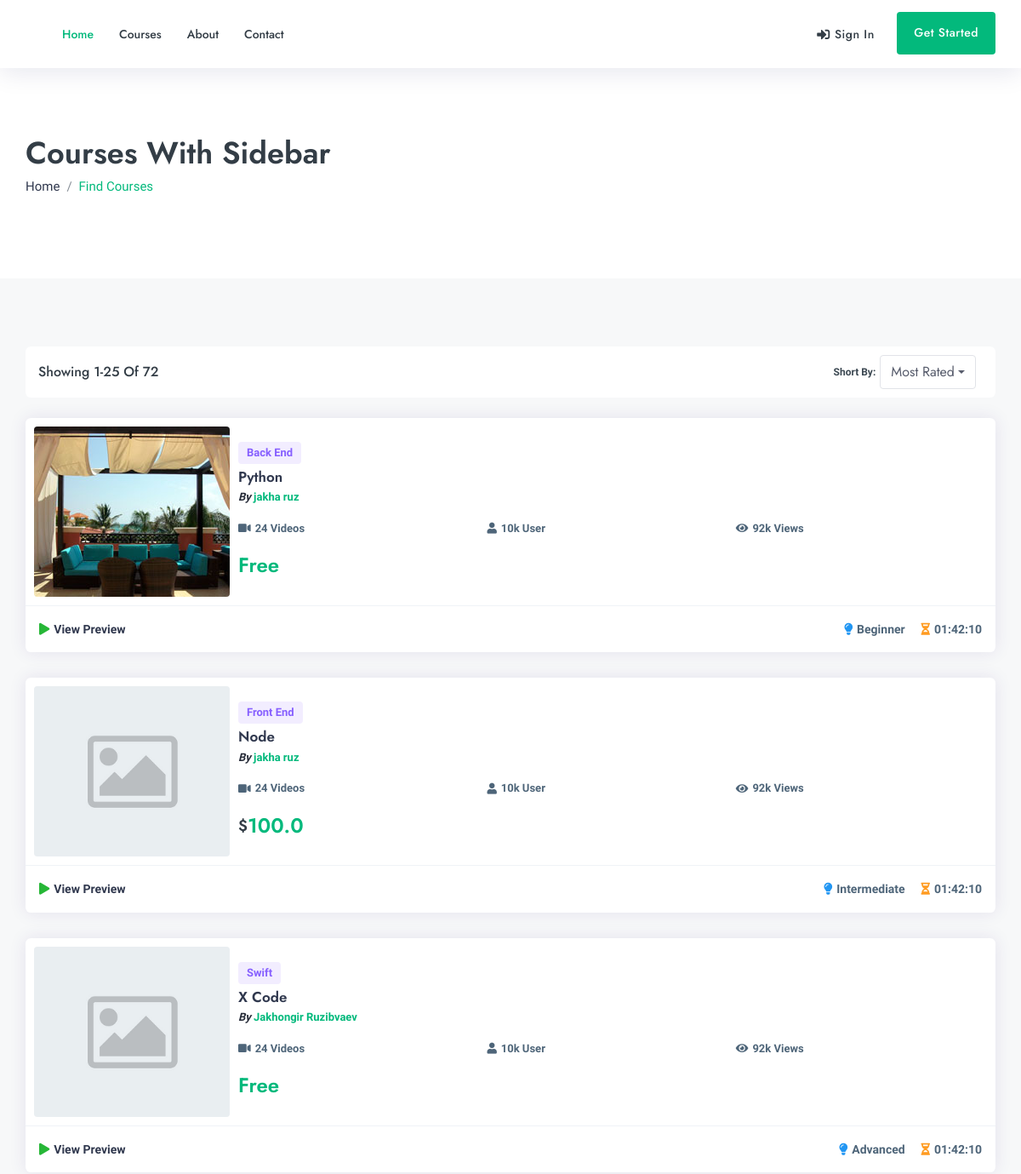
Before: /list-layout-with-sidebar/ (upper part) with the older database file.
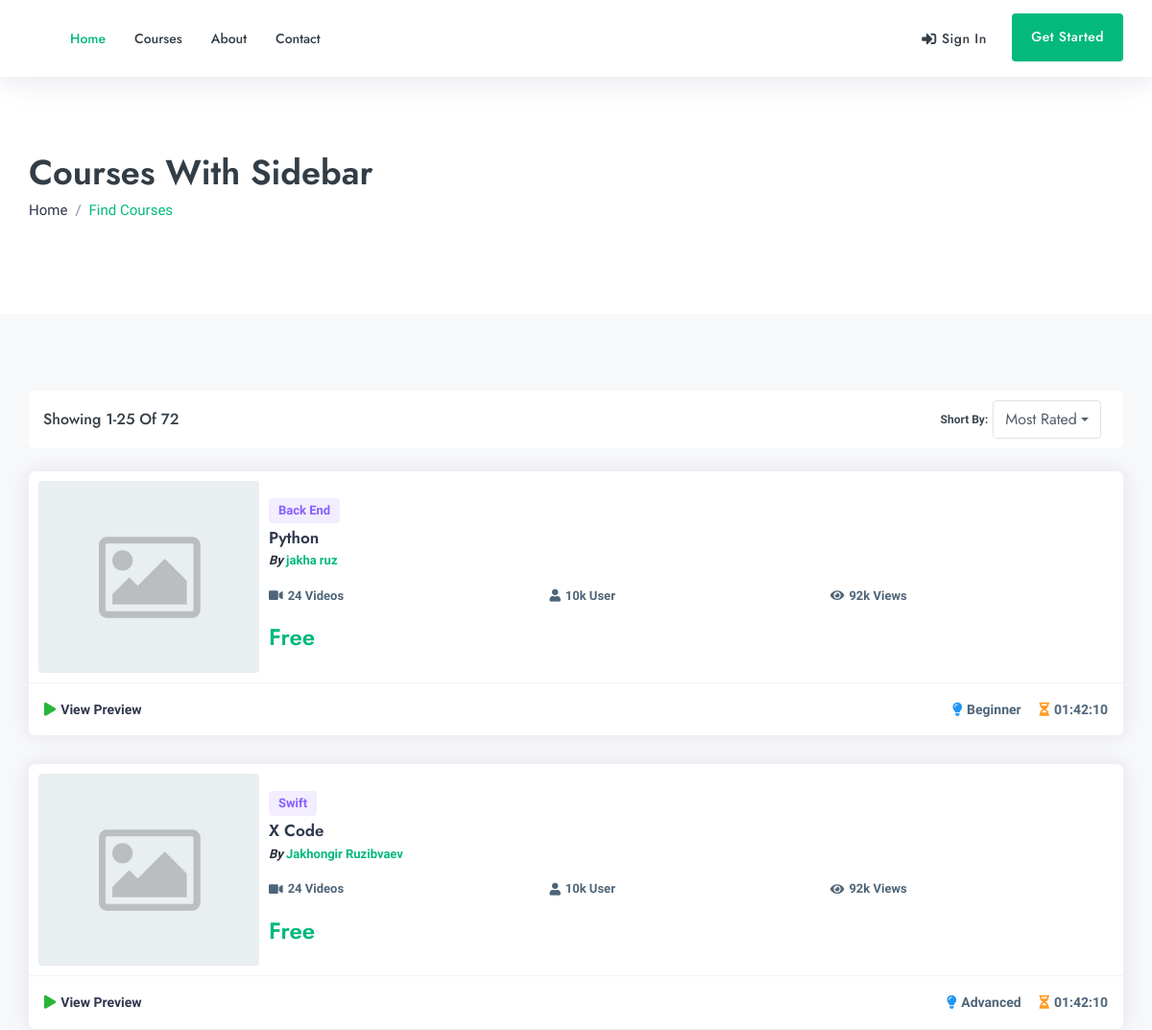
After: the same page with the newer database file.
### academy/models.py (models this page shows, shortened)
class Course(models.Model):
    categories = models.ForeignKey(Category, on_delete=models.CASCADE)
    title = models.CharField(max_length=100)
    description = models.TextField()
    rate = models.FloatField(default=0, validators=[
        MinValueValidator(0.0), MaxValueValidator(5.0)], editable=False)
    overview = models.TextField(blank=True, null=True)
    requirements = models.TextField(blank=True, null=True)
    level = models.CharField(max_length=100, blank=True, null=True, choices=[(
        'Beginner', 'Beginner'), ('Intermediate', 'Intermediate'), ('Advanced', 'Advanced')])
    course_include = models.TextField(blank=True, null=True)
    price = models.FloatField(default=0)
    preview_image = models.ImageField(
        upload_to='course_image/', blank=True, null=True, help_text='Image size should be at least 1200x800')
    author = models.ForeignKey(Instructor, on_delete=models.CASCADE)
    is_active = models.BooleanField(default=False)

class Category(models.Model):
    title = models.CharField(max_length=200)
    icon = models.CharField(
        max_length=25, help_text='https://www.w3schools.com/icons/fontawesome5_icons_alert.asp  https://fontawesome.ru/cheatsheet/\n\tExapmle: fa fa-code')
    number_of_courses = models.IntegerField(default=0)
    is_active = models.BooleanField(default=False)
    def get_image_preview(self):
        if self.icon:
            return mark_safe('<i class="%s"></i>' % self.icon)
        else:
            return 'Image not found'
    def get_count_of_courses_in_category(self):
        return Course.objects.filter(categories=self).count()
    get_image_preview.short_description = 'image'
    get_count_of_courses_in_category.short_description = 'Number of courses'
    number_of_courses = get_count_of_courses_in_category
    def __str__(self):
        return self.title

class Instructor(models.Model):
    firstname = models.CharField(max_length=150)
    lastname = models.CharField(max_length=150)
    email = models.EmailField(max_length=254)
    avatar = models.ImageField(upload_to='avatars/')
    short_description = models.TextField()
    tutor_rating = models.FloatField(default=0, validators=[
        MinValueValidator(0.0), MaxValueValidator(5.0)])
    instagram = models.URLField(blank=True)
    facebook = models.URLField(blank=True)
    linked_in = models.URLField(blank=True)
    git_hub = models.URLField(blank=True)
    portfolio = models.URLField(blank=True)
    registration_date = models.DateTimeField(default=datetime.now())
    def __str__(self):
        return self.firstname + ' ' + self.lastname

### academy/views.py (the view)
# urls.py: path('list-layout-with-sidebar/', views.ListLayoutWithSidebarListView.as_view(), name='list-layout-with-sidebar'),
class ListLayoutWithSidebarListView(ListView):
    model = Course
    template_name = 'academy/list-layout-with-sidebar.html'
    context_object_name = 'courses'
    pk_url_kwarg = 'pk'
    def get_queryset(self, **kwargs):
        return Course.objects.filter(is_active = True)
    def get_context_data(self, **kwargs):
        context = super().get_context_data(**kwargs)
        context['source'] = Source.objects.all()
        return context

### templates/academy/list-layout-with-sidebar.html (shortened to what the changed rows need)
{% extends "academy/base.html" %}
{% load static %}
{% block content %}
			<section class="page-title">
				<div class="container">
					<div class="row">
						<div class="col-lg-12 col-md-12">
							<div class="breadcrumbs-wrap">
								<h1 class="breadcrumb-title">Courses with Sidebar</h1>
							</div>
						</div>
					</div>
				</div>
			</section>
			<section class="gray">
				<div class="container">
					<div class="row">
						<div class="col-xl-12 col-lg-12 col-md-12 col-sm-12">
							<div class="row justify-content-center">
								{% for course in courses %}
									<div class="col-xl-12 col-lg-12 col-md-12 col-sm-12">
										<div class="crs_lt_2">
											<div class="crs_lt_boxes">
												<div class="crs_grid_list_thumb">
													<a href="{% url 'course-detail' course.id %}"><img src="{{course.preview_image.url}}" class="img-fluid rounded" alt=""></a>
												</div>
												<div class="crs_grid_list_caption">
													<div class="crs_lt_101">
														<span class="est st_7">{{course.categories}}</span>
													</div>
													<div class="crs_lt_102">
														<h4 class="crs_tit">
														<a href="{% url 'course-detail' course.id %}" class="crs_title_link">
															{{course.title}}
														</a>
														</h4>
														<span class="crs_auth"><i>By</i> {{course.author}}</span>
													</div>
													<div class="crs_lt_103">
														<div class="crs_info_detail">
															<ul>
																<li><i class="fa fa-video"></i><span>24 Videos</span></li>
																<li><i class="fa fa-user"></i><span>10k User</span></li>
																<li><i class="fa fa-eye"></i><span>92k Views</span></li>
															</ul>
														</div>
													</div>
													<div class="crs_flex">
														<div class="crs_fl_first">
															<div class="crs_price"><h2>
																{% if course.price != 0 %}
																	<span class="currency">$</span><span class="theme-cl">{{course.price}}</span>
																{% else %}
																	<span class="theme-cl">Free</span>
																{% endif %}
															</h2></div>
														</div>
													</div>
												</div>
											</div>
											<div class="lt_cr_footer">
												<div class="lt_cr_footer_first">
													<ul class="lt_cr_list">
														<li><a href="#" class="prv_li"><i class="fa fa-play text-success"></i>View Preview</a></li>
													</ul>
												</div>
												<div class="lt_cr_footer_last">
													<ul class="lt_cr_list">
														<li><i class="fa fa-lightbulb text-info"></i>{{course.level}}</li>
														<li><i class="fa fa-hourglass-half  text-warning"></i>01:42:10</li>
													</ul>
												</div>
											</div>
										</div>
									</div>
								{% endfor %}
							</div>
						</div>
					</div>
				</div>
			</section>
{% endblock content %}

Changed rows visible on the page:
no longer on this page (row edited): Course: preview_image (picture), categories "Front End", title "Node", author "jakha ruz", price "100.0", level "Intermediate"
changed Course "Python": preview_image: a different picture
